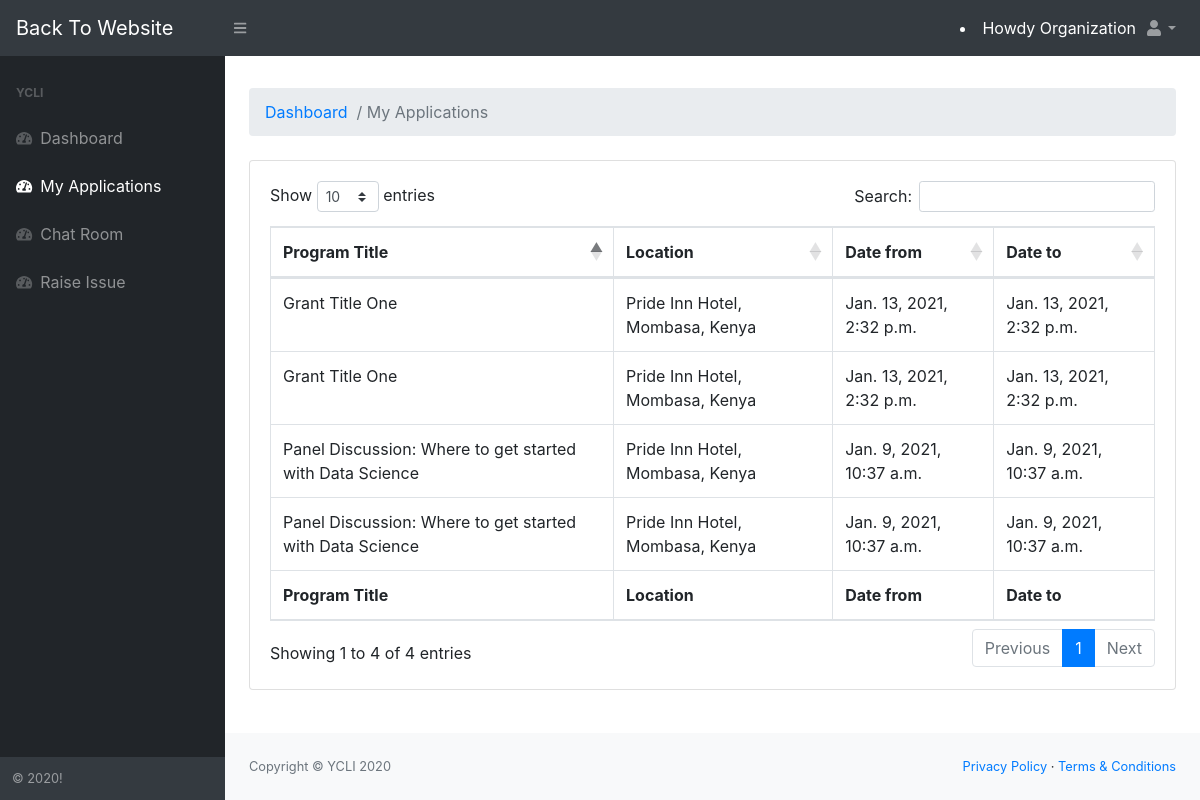
The app's page /accounts/dashboard/applications/ (signed in) with its own data.
### accounts/models.py (models this page shows)
class CustomUser(AbstractUser):
    org_name     = models.CharField(max_length=30, default="Organization", help_text='Organization Name.')
    org_type    =   models.CharField(max_length=100)
    photo = models.ImageField(upload_to='images/', default='attach photo')
    org_email		= 	models.CharField(max_length=100)
    org_phone		= 	models.CharField(max_length=100)
    org_website		= 	models.CharField(max_length=100, blank=True)
    org_address		= 	models.CharField(max_length=100)
    org_city		= 	models.CharField(max_length=100)
    org_country		= 	models.CharField(max_length=100)
    person_name 		= models.CharField(max_length=100)
    person_org_title	= 	models.CharField(max_length=100, default="Director")
    person_email		= 	models.CharField(max_length=100)
    person_phone		= 	models.CharField(max_length=100, default="0712345067")
    staff_no	= 	models.CharField(max_length=100)
    mission		= 	models.TextField(max_length=100)
    area_of_focus	= models.CharField(max_length=100)
    date_joined    	= models.DateTimeField(verbose_name="date Joined", auto_now_add=True)
    instagram       = models.CharField(max_length=100, blank=True)
    facebook        = models.CharField(max_length=100, blank=True)
    linkedin        = models.CharField(max_length=100, blank=True)
    twitter         = models.CharField(max_length=100, blank=True)
    def __str__(self):
        return self.org_name

### program/models.py (models this page shows)
class Application(models.Model):
	program = models.ForeignKey(Program, related_name='applications', on_delete=models.CASCADE)
	full_name = models.CharField(max_length=255, verbose_name = "Full Name")
	company = models.CharField(max_length=255, verbose_name = "Company Name")
	email = models.CharField(max_length=255, verbose_name = "Email Address")
	website = models.CharField(max_length=255, verbose_name = "Website Link")
	country = models.CharField(max_length=255, verbose_name = "Country")
	city = models.CharField(max_length=255,verbose_name = "City/Region/State")
	description = models.TextField(verbose_name = "Description of your youth programs")
	importance = models.TextField(verbose_name = "Why is the program you are applying for important to you?")
	photo = models.ImageField(upload_to='images/', default='attach photo')
	created_by = models.ForeignKey(CustomUser, related_name='applications', on_delete=models.CASCADE)
	created_at = models.DateTimeField(auto_now_add=True)
	class Meta:
		verbose_name = "Program Registration"

class Program(models.Model):
	title = models.CharField(max_length=255, verbose_name = "Name of Program")
	location = models.CharField(max_length=255)
	date_from = models.DateTimeField()
	date_to = models.DateTimeField()
	photo = models.ImageField(upload_to='images/', default='attach photo')
	description = models.TextField()
	categories = models.CharField(choices=PROGRAM_TYPES, max_length=255, default='Kitui')
	created_at = models.DateTimeField(auto_now_add=True)
	changed_at = models.DateTimeField(auto_now=True)
	class Meta:
		verbose_name = "All Program"

### accounts/views.py (the view)
# urls.py: path("dashboard/applications/", views.my_applications_view, name="my_applications_view"),
@login_required
def my_applications_view(request):
	return render(request, 'accounts/my_applications.html')

### accounts/templates/accounts/my_applications.html (shortened to what this page needs)
{% extends 'accounts/dashboard.html' %}
{% block dashboard_content %}
{% load static %}
<div class="container">
<div style="height: 8px;"></div>
    <ol class="breadcrumb mb-4">
        <li class="breadcrumb-item active"><a href="{% url 'my_dashboard_view' %}" style="text-decoration: none;">Dashboard</a>&nbsp; / My Applications</li>
    </ol>
    <div class="card mb-4">
        <div class="card-body">
            <div class="table-responsive">
                <table class="table table-bordered" id="dataTable" width="100%" cellspacing="0">
                    <thead>
                        <tr>
                            <th>Program Title</th>
                            <th>Location</th>
                            <th>Date from</th>
                            <th>Date to</th>
                        </tr>
                    </thead>
                    <tfoot>
                        <tr>
                            <th>Program Title</th>
                            <th>Location</th>
                            <th>Date from</th>
                            <th>Date to</th>
                        </tr>
                    </tfoot>
                    <tbody>
                        {% for application in request.user.applications.all %}
                        <tr>
                            <td>
                                {{ application.program.title }}
                            </td>
                            <td>
                                {{ application.program.location }}
                            </td>
                            <td>
                                {{ application.program.date_from }}
                            </td>
                            <td>
                                {{ application.program.date_to }}
                            </td>
                        </tr>
                        {% endfor %}
                    </tbody>
                </table>
            </div>
        </div>
    </div>
</div>
{% endblock %}

### accounts/templates/accounts/dashboard.html (shortened to what this page needs)
{% load static %}
<!DOCTYPE html>
<html lang="en">
    <head>
        <link rel="stylesheet" type="text/css" href="{% static 'css/styles.css' %}">
        <link href="https://cdn.datatables.net/1.10.20/css/dataTables.bootstrap4.min.css" rel="stylesheet" />
    </head>
    <body class="sb-nav-fixed">
        <nav class="sb-topnav navbar navbar-expand navbar-dark bg-dark">
            <a class="navbar-brand" href="/">Back To Website</a>
            <button class="btn btn-link btn-sm order-1 order-lg-0" id="sidebarToggle" href="#"><i class="fas fa-bars"></i></button>
            <li class="nav-item ml-auto" style="color: #fff; text-decoration: none;">Howdy {{ request.user | title }}</li>
            <ul class="navbar-nav ml-auto ml-md-0">
                <li class="nav-item dropdown">
                    <a class="nav-link dropdown-toggle" id="userDropdown" href="#" role="button" data-toggle="dropdown" aria-haspopup="true" aria-expanded="false"><i class="fas fa-user fa-fw"></i></a>
                </li>
            </ul>
        </nav>
        <div id="layoutSidenav">
            <div id="layoutSidenav_nav">
                <nav class="sb-sidenav accordion sb-sidenav-dark" id="sidenavAccordion">
                    <div class="sb-sidenav-menu">
                        <div class="nav">
                            <div class="sb-sidenav-menu-heading">YCLI</div>
                            <a class="nav-link" href="{% url 'my_dashboard_view' %}">
                                <div class="sb-nav-link-icon"><i class="fas fa-tachometer-alt"></i></div>
                                Dashboard
                            </a>
                            <a class="nav-link" href="{% url 'my_applications_view' %}">
                                <div class="sb-nav-link-icon"><i class="fas fa-tachometer-alt"></i></div>
                                My Applications
                            </a>
                            <a class="nav-link" href="{% url 'chat_index' %}">
                                <div class="sb-nav-link-icon"><i class="fas fa-tachometer-alt"></i></div>
                                Chat Room
                            </a>
                            <a class="nav-link" href="{% url 'raise_issue' %}">
                                <div class="sb-nav-link-icon"><i class="fas fa-tachometer-alt"></i></div>
                                Raise Issue
                            </a>
                        </div>
                    </div>
                    <div class="sb-sidenav-footer">
                        <div class="small">&copy; 2020!</div>
                    </div>
                </nav>
            </div>
            <div id="layoutSidenav_content">
                <main>
                    <div class="">
                        {% block dashboard_content %}
                        {% endblock %}
                    </div>
                </main>
                <footer class="py-4 bg-light mt-auto">
                    <div class="container-fluid">
                        <div class="d-flex align-items-center justify-content-between small">
                            <div class="text-muted">Copyright &copy; YCLI 2020</div>
                            <div>
                                <a href="#">Privacy Policy</a>
                                &middot;
                                <a href="#">Terms &amp; Conditions</a>
                            </div>
                        </div>
                    </div>
                </footer>
            </div>
        </div>
    </body>
</html>

### records on screen
CustomUser: user "Organization"
Application: program "Panel Discussion: Where to get started with Data Science", program.location "Pride Inn Hotel, Mombasa, Kenya", program.date_from "Jan. 9, 2021, 10:37 a.m.", program.date_to "Jan. 9, 2021, 10:37 a.m."
Application: program "Panel Discussion: Where to get started with Data Science", program.location "Pride Inn Hotel, Mombasa, Kenya", program.date_from "Jan. 9, 2021, 10:37 a.m.", program.date_to "Jan. 9, 2021, 10:37 a.m."
Application: program "Grant Title One", program.location "Pride Inn Hotel, Mombasa, Kenya", program.date_from "Jan. 13, 2021, 2:32 p.m.", program.date_to "Jan. 13, 2021, 2:32 p.m."
Application: program "Grant Title One", program.location "Pride Inn Hotel, Mombasa, Kenya", program.date_from "Jan. 13, 2021, 2:32 p.m.", program.date_to "Jan. 13, 2021, 2:32 p.m."
